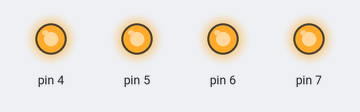
Bench run of a sketch on a simulated Arduino Uno, built with avr-gcc and run on an emulated ATmega328P. Shown: output pins drawn as LEDs (lit = HIGH).

Above: at 0.5 s.
At 3.5 s:
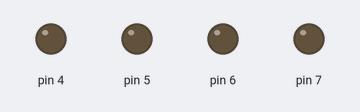
Timing chart, 0 to 4.6 s (numbered marks = the images above):
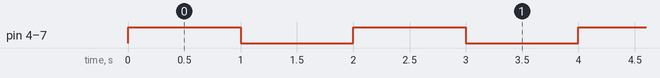

Measured:
- by itself, pin 4–7: alternates HIGH for 1.0 s and LOW for 1.0 s

The sketch:

motor_blink.ino
```cpp
#define SPEED_1 = 5;
#define SPEED_2 = 6;

#define DIR_1 = 4;
#define DIR_2 = 7;


void setup() {
  for (int i=4; i<8; ++i) {
    pinMode(i, OUTPUT);
  }
}

void loop() {

    for (int i=4; i<8; ++i) {
    digitalWrite(i, !digitalRead(i));
  }

  delay(1000);


}
```
